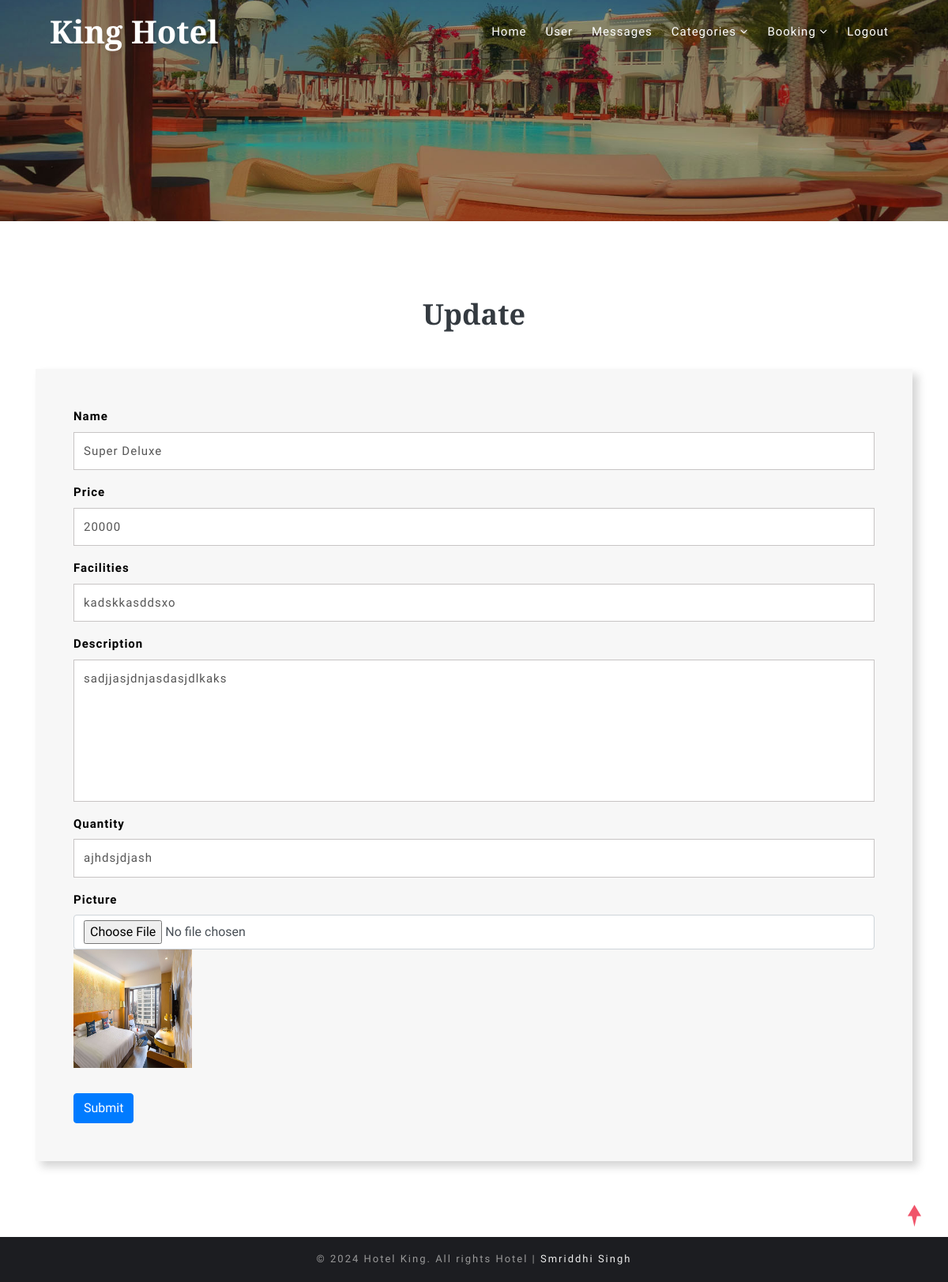
The app's page /admin/update.php?id=18 (signed in) with its own data.
### tables this page shows
CREATE TABLE `room` (
  `rid` int(11) NOT NULL,
  `name` varchar(60) NOT NULL,
  `price` varchar(60) NOT NULL,
  `facilities` varchar(255) NOT NULL,
  `description` varchar(255) NOT NULL,
  `pic` varchar(255) NOT NULL,
  `quantity` varchar(100) NOT NULL
);

### admin/update.php (the view, shortened to what this page needs)
<?php
include "config.php";
include "header.php";
$id = $_GET['id'];
$q="select * from `room` where `rid`='$id'";
$res=mysqli_query($conn,$q);
$row=mysqli_fetch_array($res);
?>
	<div class="register-w3 py-5">
		<div class="container py-xl-5 py-lg-3">
			<h3 class="tittle text-center text-bl font-weight-bold">Update</h3>
			<div class="comment-top mt-5">
				<div class="comment-bottom mobamuinfo_mail_grid_right">
					<form action="" method="post" enctype="multipart/form-data">
						<div class="row">
							<div class="col-lg-12 form-group">
								<label>Name</label>
								<input class="form-control" type="text" name="name" value="<?php echo $row['name'];?>" placeholder="Enter your name" required="required">
							</div>
						</div>
						<div class="row">
							<div class="col-lg-12 form-group">
								<label>Price</label>
								<input class="form-control" type="text" name="price" placeholder="Enter your price" required="required" value="<?php echo $row['price'];?>">
							</div>
						</div>
						<div class="row">
							<div class="col-lg-12 form-group">
								<label>Facilities</label>
								<input class="form-control" type="text" name="facilities" placeholder="Write a facilities" required="required" value="<?php echo $row['facilities'];?>">
							</div>
						</div>
						<div class="row">
							<div class="col-lg-12 form-group">
								<label>Description</label>
								<textarea class="form-control" type="text" name="description" placeholder="Write a description" required="required"><?php echo $row['description'];?></textarea>
							</div>
						</div>
						<div class="row">
							<div class="col-lg-12 form-group">
								<label>Quantity</label>
								<input class="form-control" type="text" name="quantity" placeholder="quantity" required="required" value="<?php echo $row['quantity'];?>">
							</div>
						</div>
						<div class="row">
							<div class="col-lg-12 form-group">
								<label>Picture</label>
								<input class="form-control" type="file" name="pic" />
								<img src="upload/<?php echo $row['pic'];?>" width="150px" height="150px"/>
							</div>
						</div>
						<input type="submit" class="btn submit mt-3 btn-primary" name="submit">
					</form>
				</div>
			</div>
		</div>
	</div>
<?php
include "footer.php";
?>

### admin/css/style.css (style rules this page uses)
body { padding: 0; margin: 0; background: #FFF; font-family: 'Oxygen', sans-serif; }
body button, .btn, body a { transition: 0.5s all; -webkit-transition: 0.5s all; -moz-transition: 0.5s all; -o-transition: 0.5s all; -ms-transition: 0.5s all; }
html { scroll-behavior: smooth; }
h1, h2, h3, h4, h5, h6 { margin: 0; padding: 0; font-family: 'Crimson Text', serif; }
.text-bl { color: #343a40; }
h3.tittle { font-size: 38px; }
.form-group label { letter-spacing: 1px; font-size: 15px; color: #000; font-weight: 600; }
.mobamuinfo_mail_grid_right { background: #f7f7f7; padding: 3em; box-shadow: 7px 7px 10px 0 rgba(56, 56, 56, 0.21); }
.mobamuinfo_mail_grid_right input[type="text"], .mobamuinfo_mail_grid_right input[type="email"], .mobamuinfo_mail_grid_right textarea, .mobamuinfo_mail_grid_right select { outline: none; padding: 12px; font-size: 15px; color: #555; width: 100%; border: 1px solid #c7c4c4; letter-spacing: 1px; -webkit-border-radius: 0px; -o-border-radius: 0px; -ms-border-radius: 0px; -moz-border-radius: 0px; border-radius: 0px; }
.mobamuinfo_mail_grid_right textarea { min-height: 180px; width: 100% !important; resize: none; }
@media (max-width: 1280px) { h3.tittle { font-size: 36px; } }

### records on screen
room: name "Super Deluxe", price "20000", facilities "kadskkasddsxo", description "sadjjasjdnjasdasjdlkaks", quantity "ajhdsjdjash", pic (picture)
